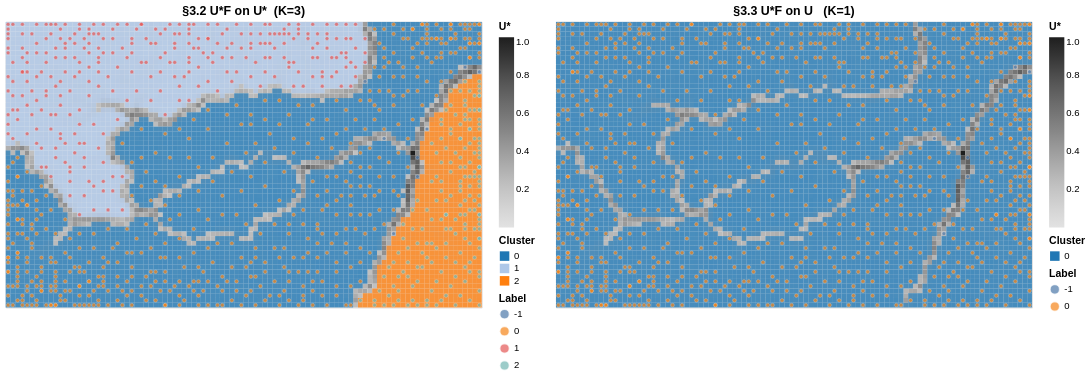

Notebook source saved alongside this figure:
### Code cell
alt.hconcat(
    plot_ustar_cluster_overlay(
        clf_cl_ustar.ustar_, clf_cl_ustar.labels_,
        bmu_indices=bmus_cl, sample_labels=pred_cl_ustar,
        title=f'§3.2 U*F on U*  (K={clf_cl_ustar.n_clusters_})',
        cell_pixels=5.0,
    ),
    plot_ustar_cluster_overlay(
        clf_cl_u.ustar_, clf_cl_u.labels_,
        bmu_indices=bmus_cl, sample_labels=pred_cl_u,
        title=f'§3.3 U*F on U   (K={clf_cl_u.n_clusters_})',
        cell_pixels=5.0,
    ),
).resolve_scale(color='independent')

### Figure 1 — Vega-Lite specification as saved in the notebook (floating-point values rounded to 4 significant figures; data arrays with more than 128 entries replaced by an {"elided": "..."} marker saying what was removed)
{"config": {"view": {"continuousWidth": 300, "continuousHeight": 300}}, "hconcat": [{"layer": [{"data": {"name": "data-c6a76ddcfbf22ed761524d2a6297f1f0"}, "mark": {"type": "rect"}, "encoding": {"color": {"field": "ustar", "legend": {"title": "U*"}, "scale": {"scheme": "greys"}, "type": "quantitative"}, "tooltip": [{"field": "col", "type": "quantitative"}, {"field": "row", "type": "quantitative"}, {"field": "ustar", "format": ".4f", "type": "quantitative"}], "x": {"axis": null, "field": "col", "sort": null, "type": "ordinal"}, "y": {"axis": null, "field": "row", "sort": "descending", "type": "ordinal"}}}, {"data": {"name": "data-c6a76ddcfbf22ed761524d2a6297f1f0"}, "mark": {"type": "rect"}, "encoding": {"color": {"field": "cluster", "legend": {"title": "Cluster"}, "scale": {"scheme": "category20"}, "type": "nominal"}, "opacity": {"field": "opacity", "legend": null, "scale": {"domain": [0, 1]}, "type": "quantitative"}, "tooltip": [{"field": "col", "type": "quantitative"}, {"field": "row", "type": "quantitative"}, {"field": "cluster", "type": "quantitative"}, {"field": "ustar", "format": ".4f", "type": "quantitative"}], "x": {"axis": null, "field": "col", "sort": null, "type": "ordinal"}, "y": {"axis": null, "field": "row", "sort": "descending", "type": "ordinal"}}, "title": "§3.2 U*F on U*  (K=3)", "transform": [{"filter": "(datum.cluster >= 0)"}]}, {"data": {"name": "data-2bb4393ba20eb95d5885d156e3399790"}, "mark": {"type": "circle", "opacity": 0.7, "size": 15.0, "stroke": "white", "strokeWidth": 0.3}, "encoding": {"color": {"field": "Label", "legend": {"title": "Label"}, "scale": {"scheme": "tableau10"}, "type": "nominal"}, "tooltip": [{"field": "col", "type": "quantitative"}, {"field": "row", "type": "quantitative"}, {"field": "Label", "type": "nominal"}], "x": {"axis": null, "field": "col", "sort": null, "type": "ordinal"}, "y": {"axis": null, "field": "row", "sort": "descending", "type": "ordinal"}}}], "height": {"step": 5.0}, "width": {"step": 5.0}}, {"layer": [{"data": {"name": "data-f53f49faba428012539566c236ecf7c2"}, "mark": {"type": "rect"}, "encoding": {"color": {"field": "ustar", "legend": {"title": "U*"}, "scale": {"scheme": "greys"}, "type": "quantitative"}, "tooltip": [{"field": "col", "type": "quantitative"}, {"field": "row", "type": "quantitative"}, {"field": "ustar", "format": ".4f", "type": "quantitative"}], "x": {"axis": null, "field": "col", "sort": null, "type": "ordinal"}, "y": {"axis": null, "field": "row", "sort": "descending", "type": "ordinal"}}}, {"data": {"name": "data-f53f49faba428012539566c236ecf7c2"}, "mark": {"type": "rect"}, "encoding": {"color": {"field": "cluster", "legend": {"title": "Cluster"}, "scale": {"scheme": "category20"}, "type": "nominal"}, "opacity": {"field": "opacity", "legend": null, "scale": {"domain": [0, 1]}, "type": "quantitative"}, "tooltip": [{"field": "col", "type": "quantitative"}, {"field": "row", "type": "quantitative"}, {"field": "cluster", "type": "quantitative"}, {"field": "ustar", "format": ".4f", "type": "quantitative"}], "x": {"axis": null, "field": "col", "sort": null, "type": "ordinal"}, "y": {"axis": null, "field": "row", "sort": "descending", "type": "ordinal"}}, "title": "§3.3 U*F on U   (K=1)", "transform": [{"filter": "(datum.cluster >= 0)"}]}, {"data": {"name": "data-6d2fbff8f9413cf908054ad03e69cd04"}, "mark": {"type": "circle", "opacity": 0.7, "size": 15.0, "stroke": "white", "strokeWidth": 0.3}, "encoding": {"color": {"field": "Label", "legend": {"title": "Label"}, "scale": {"scheme": "tableau10"}, "type": "nominal"}, "tooltip": [{"field": "col", "type": "quantitative"}, {"field": "row", "type": "quantitative"}, {"field": "Label", "type": "nominal"}], "x": {"axis": null, "field": "col", "sort": null, "type": "ordinal"}, "y": {"axis": null, "field": "row", "sort": "descending", "type": "ordinal"}}}], "height": {"step": 5.0}, "width": {"step": 5.0}}], "resolve": {"scale": {"color": "independent"}}, "$schema": "https://vega.github.io/schema/vega-lite/v6.4.1.json", "datasets": {"data-c6a76ddcfbf22ed761524d2a6297f1f0": {"elided": "6000 records"}, "data-2bb4393ba20eb95d5885d156e3399790": {"elided": "1000 records"}, "data-f53f49faba428012539566c236ecf7c2": {"elided": "6000 records"}, "data-6d2fbff8f9413cf908054ad03e69cd04": {"elided": "1000 records"}}}
